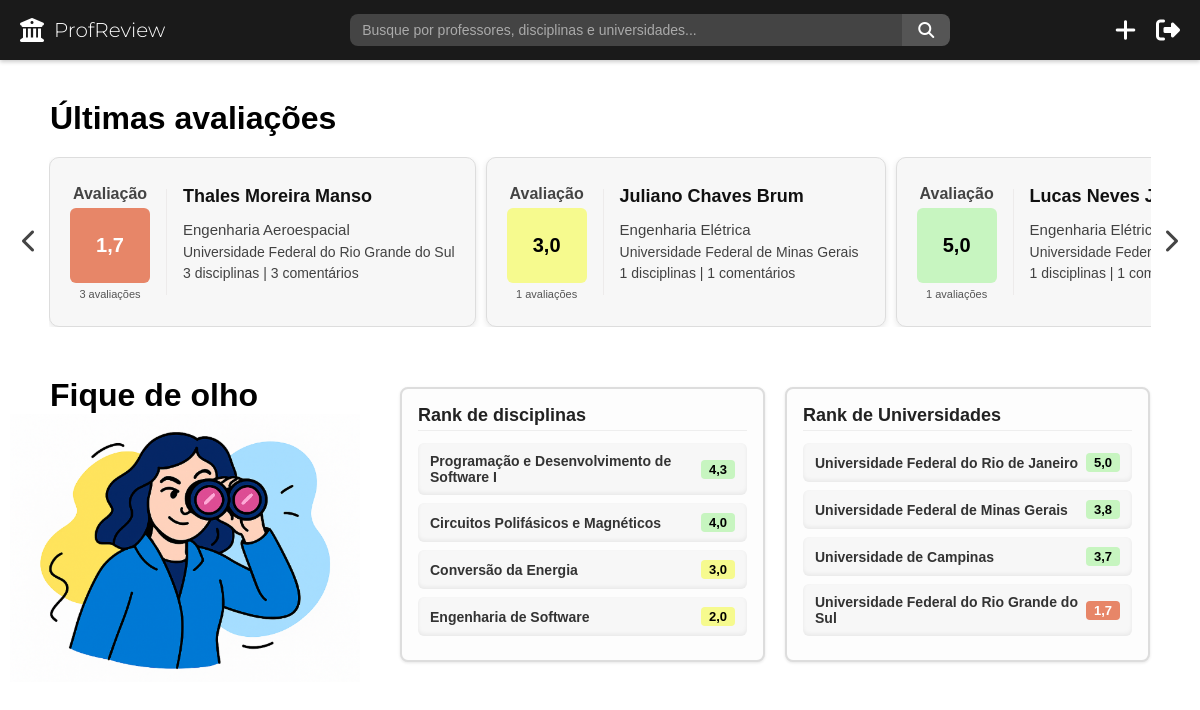
/reviews/all_reviews/ (signed in), run on the app's committed database.
### universities/models.py (models this page shows, shortened)
class Professor(models.Model):
    name = models.CharField(max_length=255, null=False)
    departamento = models.CharField(max_length=255, null=False, default="Ciência da Computação")
    universidade = models.ForeignKey('Universidade', on_delete=models.CASCADE, null=True, blank=True)

class Universidade(models.Model):
    nome = models.CharField(max_length=255, null=False)

class Disciplina(models.Model):
    nome = models.CharField(max_length=255, null=False)
    carga_horaria = models.IntegerField(null=False)
    universidades = models.ManyToManyField(Universidade, blank=True)

### reviews/views.py (the view)
# urls.py: path("all_reviews/", views.all_reviews, name="all_reviews"),
@login_required
def all_reviews(request):
    professors = Professor.objects.annotate(
        avg_rate=Avg("review__qualidade"),
        total_reviews=Count("review", distinct=True),
        total_subjects=Count("review__disciplina", distinct=True)
    ).filter(total_reviews__gt=0).order_by("?")
    top_disciplinas = Disciplina.objects.annotate(
        avg_quality=Avg("review__qualidade"),
        total_reviews=Count("review")
    ).filter(total_reviews__gt=0).order_by("-avg_quality")[:5]
    top_universidades = Universidade.objects.annotate(
        avg_quality=Avg("professor__review__qualidade"),
        total_reviews=Count("professor__review")
    ).filter(total_reviews__gt=0).order_by("-avg_quality")[:5]
    return render(request, "reviews/reviews.html", {
        "professors": professors,
        "top_disciplinas": top_disciplinas,
        "top_universidades": top_universidades,
    })

### reviews/templates/reviews/reviews.html (shortened to what this page needs)
{% load static %}
<!DOCTYPE html>
<html lang="pt-BR">
<head>
    <link rel="stylesheet" href="{% static 'reviews/reviews.css' %}">
    <link rel="stylesheet" href="{% static 'reviews/professors-carousel.css' %}">
    <link rel="stylesheet" href="{% static 'reviews/top-rank.css' %}">
    <link rel="stylesheet" href="{% static 'reviews/top-rank-image.css' %}">
    <link rel="stylesheet" href="https://cdnjs.cloudflare.com/ajax/libs/font-awesome/6.5.0/css/all.min.css">
</head>
<body>
    {% include 'reviews/top-bar.html' %}
    <div class="content">
        <div class="container-carousel">
            <div class="title-carousel">
                <h1>Últimas avaliações</h1>
            </div>
            {% include 'reviews/professors-carousel.html' %}
        </div>
        <div class="container-top-rank">
            <div class="top-rank-image">
                <h1>Fique de olho</h1>
                <img src="{% static 'reviews/all_reviews_image.png' %}" alt="Fique de olho" />
            </div>
            {% include 'reviews/top-rank.html' %}
        </div>
    </div>
</body>
</html>

### reviews/templates/reviews/professors-carousel.html (shortened to what this page needs)
<div class="carousel-wrapper">
    <button class="carousel-button left">
        <i class="fa-solid fa-chevron-left"></i>
    </button>
    <div class="carousel-container">
        <div class="carousel-track">
            {% for professor in professors %}
                <a href="{% url 'reviews:professor_reviews' professor.id %}" class="professor-card">
                    <div class="card-left">
                        <span>Avaliação</span>
                        <div class="rating-box {% if professor.avg_rate < 2 %}bg-fraca{% elif professor.avg_rate <= 3 %}bg-media{% else %}bg-alta{% endif %}">
                            <p>{{ professor.avg_rate|floatformat:1 }}</p>
                        </div>
                        <span>{{ professor.total_reviews }} avaliações</span>
                    </div>
                    <div class="card-right">
                        <h3>{{ professor.name }}</h3>
                        <h2>{{ professor.departamento }}</h2>
                        <h1>{{ professor.universidade.nome }}</h1>
                        <p>{{ professor.total_subjects }} disciplinas | {{ professor.total_reviews }} comentários</p>
                    </div>
                </a>
            {% endfor %}
        </div>
    </div>
    <button class="carousel-button right">
        <i class="fa-solid fa-chevron-right"></i>
    </button>
</div>

### reviews/templates/reviews/top-rank.html
{% load static %}
<div class="top-rank-section">
    <div class="top-ranks-container">
        <div class="top-rank">
            <h3>Rank de disciplinas</h3>
            <ul>
                {% for disciplina in top_disciplinas %}
                    <li class="rank-item">
                        <span class="rank-name">{{ disciplina.nome }}</span>
                        <span class="rank-score
                            {% if disciplina.avg_quality < 2 %}bg-fraca
                            {% elif disciplina.avg_quality <= 3 %}bg-media
                            {% else %}bg-alta{% endif %}">
                            {{ disciplina.avg_quality|floatformat:1 }}
                        </span>
                    </li>
                {% endfor %}
            </ul>
        </div>
        <div class="top-rank">
            <h3>Rank de Universidades</h3>
            <ul>
                {% for uni in top_universidades %}
                    <li class="rank-item">
                        <span class="rank-name">{{ uni.nome }}</span>
                        <span class="rank-score
                            {% if uni.avg_quality < 2 %}bg-fraca
                            {% elif uni.avg_quality <= 3 %}bg-media
                            {% else %}bg-alta{% endif %}">
                            {{ uni.avg_quality|floatformat:1 }}
                        </span>
                    </li>
                {% endfor %}
            </ul>
        </div>
    </div>
</div>

### reviews/static/reviews/reviews.css (style rules this page uses)
* { margin: 0; padding: 0; box-sizing: border-box; }
body { font-family: Arial, sans-serif; padding-top: 60px; }
.content { padding: 20px 10px; }
.title-carousel h1 { padding: 20px 0px 0px 40px; }
.top-rank-image h1 { padding: 20px 0px 0px 40px; }

### reviews/static/reviews/professors-carousel.css (style rules this page uses)
.carousel-wrapper { position: relative; display: flex; align-items: center; padding: 20px 0px; }
.carousel-container { overflow-x: auto; scroll-snap-type: x mandatory; -webkit-overflow-scrolling: touch; height: 170px; flex: 1; scrollbar-width: none; }
.carousel-track { display: flex; gap: 10px; padding: 0 20px; scroll-padding-left: 20px; height: 100%; }
.professor-card { display: flex; flex-direction: row; justify-content: space-between; min-width: 400px; max-width: 700px; height: 100%; background-color: #f7f7f7; border-radius: 10px; padding: 13px 20px; box-shadow: 0 2px 6px rgba(0, 0, 0, 0.1); border: 1px solid #ddd; scroll-snap-align: start; flex-shrink: 0; cursor: pointer; transition: transform 0.15s ease, box-shadow 0.15s ease; }
a.professor-card { text-decoration: none; color: inherit; display: flex; flex-direction: row; justify-content: space-between; min-width: 400px; max-width: 700px; height: 100%; background-color: #f7f7f7; border-radius: 10px; padding: 13px 20px; box-shadow: 0 2px 6px rgba(0, 0, 0, 0.1); }
.card-left { display: flex; flex-direction: column; align-items: center; justify-content: center; text-align: center; height: 100%; }
.card-left span:first-child { color: #444; font-weight: bold; }
.card-left span:last-child { font-weight: normal; color: #555; font-size: 11px; }
.rating-box { display: flex; align-items: center; justify-content: center; width: 80px; height: 75px; border-radius: 6px; font-size: 20px; font-weight: bold; color: #000; margin:5px 0px; }
.bg-fraca { background-color: #e78668; }
.bg-media { background-color: #f6fa8e; }
.bg-alta { background-color: #C7F5C0; }
.card-right { flex: 1; display: flex; flex-direction: column; padding-top: 15px; }
.card-right h3 { font-size: 18px; font-weight: bold; margin-bottom: 14px; color: #111; }
.card-right h2 { font-size: 15px; font-weight: normal; margin-bottom: 6px; color: #424242; }
.card-right h1 { font-size: 14px; font-weight: lighter; margin-bottom: 5px; color: #424242; }
.card-right p { font-size: 14px; color: #424242; }
.carousel-button { background-color: transparent; color: #444; border: none; font-size: 24px; padding: 8px 12px; cursor: pointer; z-index: 2; transition: color 0.2s; }
.carousel-button.left { margin-right: 0px; }
.carousel-button.right { margin-left: 0px; }

### reviews/static/reviews/top-rank.css (style rules this page uses)
.container-top-rank { display: flex; flex-direction: row; gap: 40px; align-items: flex-start; margin-top: 10px; flex-wrap: wrap; }
.top-rank-section { align-items: center; flex: 2; padding-right: 40px; width: 100%; }
.top-ranks-container { display: flex; justify-content: space-between; gap: 20px; margin-top: 30px; }
.top-rank { flex: 1; background-color: #fdfdfd; border: 2px solid #ddd; border-radius: 8px; padding: 16px; box-shadow: 0 1px 3px rgba(0,0,0,0.1); }
.top-rank h3 { margin-bottom: 12px; font-size: 18px; color: #222; border-bottom: 1px solid #eee; padding-bottom: 4px; }
.rank-item { display: flex; justify-content: space-between; align-items: center; background-color: #f7f7f7; margin-bottom: 8px; padding: 10px 12px; border-radius: 6px; font-size: 14px; font-weight: bold; color: #333; box-shadow: inset 0 -2px 4px rgba(0,0,0,0.06); }
.rank-name { flex: 1; }
.rank-score { border-radius: 4px; padding: 2px 8px; font-size: 13px; font-weight: bold; }
.bg-fraca { background-color: #e78668; color: #fff; }
.bg-media { background-color: #f6fa8e; color: #000; }
.bg-alta { background-color: #C7F5C0; color: #000; }

### reviews/static/reviews/top-rank-image.css (style rules this page uses)
.top-rank-image img { width: 350px; height: auto; max-width: 100%; flex: 1; text-align: center; }

### data on the page
Professor: avg_rate "1,7", total_reviews "3", name "Thales Moreira Manso", departamento "Engenharia Aeroespacial", universidade.nome "Universidade Federal do Rio Grande do Sul", total_subjects "3"
Professor: avg_rate "3,0", total_reviews "1", name "Juliano Chaves Brum", departamento "Engenharia Elétrica", universidade.nome "Universidade Federal de Minas Gerais", total_subjects "1"
Professor: avg_rate "5,0", total_reviews "1", name "Lucas Neves…", departamento "Engenharia…", universidade.nome "Universidade…", total_subjects "1"
Disciplina: nome "Programação e Desenvolvimento de Software I", avg_quality "4,3"
Disciplina: nome "Circuitos Polifásicos e Magnéticos", avg_quality "4,0"
Disciplina: nome "Conversão da Energia", avg_quality "3,0"
Disciplina: nome "Engenharia de Software", avg_quality "2,0"
Universidade: nome "Universidade Federal do Rio de Janeiro", avg_quality "5,0"
Universidade: nome "Universidade Federal de Minas Gerais", avg_quality "3,8"
Universidade: nome "Universidade de Campinas", avg_quality "3,7"
Universidade: nome "Universidade Federal do Rio Grande do Sul", avg_quality "1,7"
